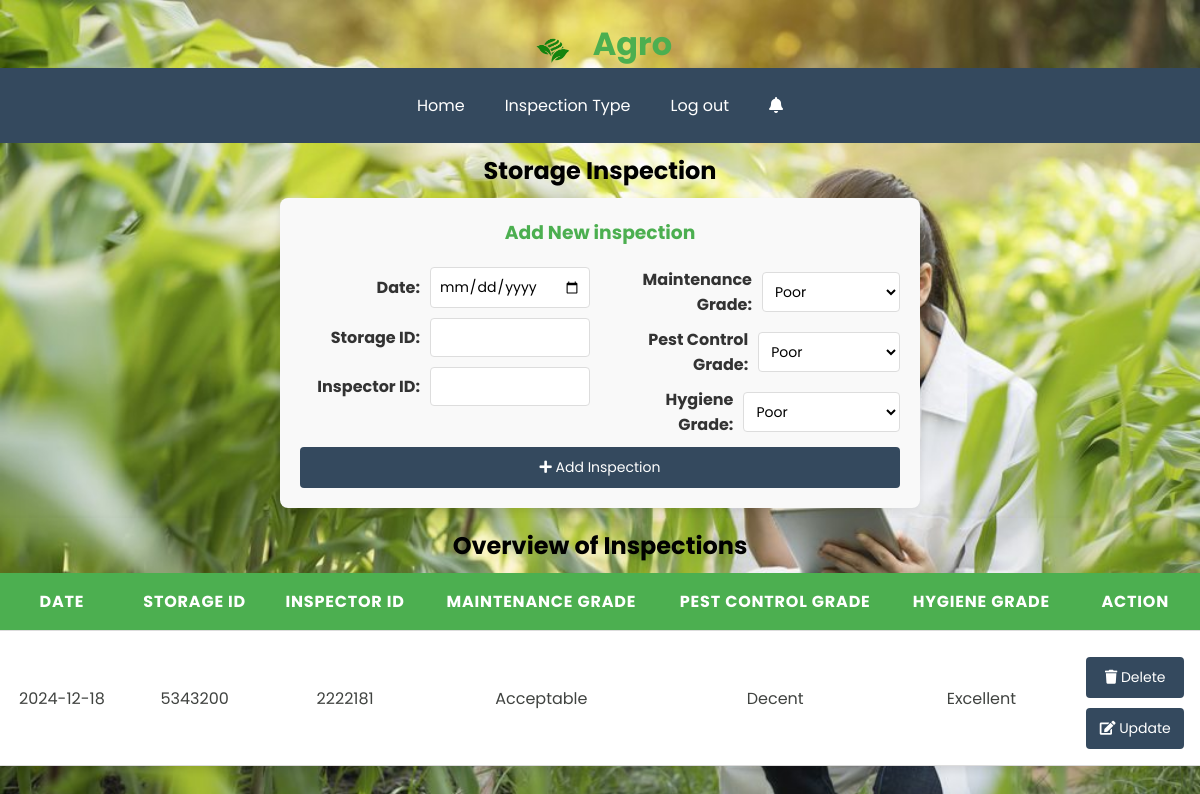
Screenshot of /storage_inspection.php with the database file from the repository.
### tables this page shows
CREATE TABLE `tblstorageinspection` (
  `Storage ID` int(7) NOT NULL,
  `Inspector ID` int(7) NOT NULL,
  `Storage Maintenance Grade` text NOT NULL,
  `Pest Control Grade` text NOT NULL,
  `Storage Hygene Grade` text NOT NULL,
  `date` date NOT NULL
);

### storage_inspection.php (the view, shortened to what this page needs)
<?php
$host = "localhost";
$user = "root";
$pass = "";
$db = "crud";
$conn = new mysqli($host, $user, $pass, $db);
$sql = "SELECT * FROM tblstorageinspection";
$result = $conn->query($sql);
?>
<!DOCTYPE html>
<html lang="en">
<head>
    <link rel="stylesheet" href="inspection_style.css">
    <link rel="stylesheet" href="http://cdnjs.cloudflare.com/ajax/libs/font-awesome/5.8.0/css/all.min.css" />
</head>
<body>
    <header>
        <h1>
            <img src="logo.png" alt="Agro Logo" class="logo-img"> Agro
        </h1>
    </header>
    <nav class="nav">
        <ul>
            <li><a href="inspector.php">Home</a></li>
            <li>
                <a href="#">Inspection Type</a>
            </li>
            <li><a href="login.html">Log out</a></li>
            <li><a href="notifications.html"><i class="fa fa-bell" aria-hidden="true"></i></a></li>
        </ul>
    </nav>
    <div class="dashboard">
        <h2>Storage Inspection</h2>
        <div class="inspection-filters">
            <h3>Add New inspection</h3>
            <form action="" method="POST">
            <div class="form-group">
                <div class="left-column">
                    <div class="input-row">
                        <label for="inspectionDate">Date:</label>
                        <input type="date" id="inspectionDate" name="inspectionDate">
                    </div>
                    <div class="input-row">
                        <label for="storageID">Storage ID:</label>
                        <input type="text" id="storageID" name="storageID">
                    </div>
                    <div class="input-row">
                        <label for="inspectorID">Inspector ID:</label>
                        <input type="text" id="inspectorID" name="inspectorID">
                    </div>
                </div>
                <div class="right-column">
                    <div class="input-row">
                        <label for="maintenanceGrade">Maintenance Grade:</label>
                        <select id="maintenanceGrade" name="maintenanceGrade">
                            <option value="Poor">Poor</option>
                        </select>
                    </div>
                    <div class="input-row">
                        <label for="pestControlGrade">Pest Control Grade:</label>
                        <select id="pestControlGrade" name="pestControlGrade">
                            <option value="Poor">Poor</option>
                        </select>
                    </div>
                    <div class="input-row">
                        <label for="hygieneGrade">Hygiene Grade:</label>
                        <select id="hygieneGrade" name="hygieneGrade">
                            <option value="Poor">Poor</option>
                        </select>
                    </div>
                </div>
            </div>
            <button class="btn" type="submit"><i class="fa fa-plus" aria-hidden="true"></i>  Add Inspection</button>
        </form>
        </div>
        <div class="table-container">
            <h2>Overview of Inspections</h2>
            <table id="inspectionTable">
                <thead>
                    <tr>
                        <th>Date</th>
                        <th>Storage ID</th>
                        <th>Inspector ID</th>
                        <th>Maintenance Grade</th>
                        <th>Pest Control Grade</th>
                        <th>Hygiene Grade</th>
                        <th>Action</th>
                    </tr>
                </thead>
                <tbody id="inspectionTableBody">
                <?php if ($result->num_rows > 0): ?>
                        <?php while ($row = $result->fetch_assoc()): ?>
                            <tr>
                                <td><?php echo htmlspecialchars($row['date']); ?></td>
                                <td><?php echo htmlspecialchars($row['Storage ID']); ?></td>
                                <td><?php echo htmlspecialchars($row['Inspector ID']); ?></td>
                                <td><?php echo htmlspecialchars($row['Storage Maintenance Grade']); ?></td>
                                <td><?php echo htmlspecialchars($row['Pest Control Grade']); ?></td>
                                <td><?php echo htmlspecialchars($row['Storage Hygene Grade']); ?></td>
                                <td>
                                    <form method="POST" action="storage_inspection_delete.php">
                                        <button type="submit" name="delete" class="btn"><i class="fa fa-trash" aria-hidden="true"></i> Delete</button>
                                    </form>
                                    <form method="GET" action="storage_inspection_update.php">
                                        <button type="submit" name="update" class="btn"><i class="fas fa-edit" aria-hidden="true"></i> Update</button>
                                    </form>
                                </td>
                            </tr>
                        <?php endwhile; ?>
                    <?php else: ?>
                        <tr>
                            <td colspan="7">No records found</td>
                        </tr>
                    <?php endif; ?>
                </tbody>
            </table>
        </div>
    </body>
</html>

### inspection_style.css (style rules this page uses)
* { padding: 0; margin: 0; box-sizing: border-box; font-family: 'Poppins', sans-serif; }
body { background-image: url('farm_inspector.jpg'); background-size: cover; background-position: center; background-attachment: fixed; color: white; }
.dashboard { text-align: center; text-decoration-color: #000; }
.dashboard h2, .dashboard p { color: #000; margin: 10px; }
header h1 { text-align: center; color: #4CAF50; margin-top: 20px; }
.logo-img { width: 50px; vertical-align: middle; margin-right: 8px; }
.nav { background: #34495e; padding: 10px; display: flex; justify-content: center; position: sticky; top: 0; z-index: 100; }
.nav ul { list-style: none; display: flex; justify-content: center; }
.nav ul li { display: inline-block; position: relative; }
.nav ul li a { display: block; color: #FFF; text-decoration: none; padding: 15px 20px; transition: background-color 0.3s ease; }
.inspection-filters label { color: #010101; }
.inspection-filters { max-width: 640px; margin: 10px auto; padding: 20px; background-color: #f9f9f9; border-radius: 8px; box-shadow: 0px 4px 8px rgba(0, 0, 0, 0.1); }
.inspection-filters h3 { text-align: center; color: #4CAF50; margin-bottom: 20px; }
.form-group { display: flex; gap: 20px; }
.left-column, .right-column { flex: 1; display: flex; flex-direction: column; gap: 10px; }
.input-row { display: flex; align-items: center; gap: 10px; }
.input-row label { font-weight: bold; color: #333; min-width: 120px; text-align: right; }
.inspection-filters label { font-weight: bold; color: #333; }
.inspection-filters input, .inspection-filters select { padding: 8px; font-size: 14px; border: 1px solid #ddd; border-radius: 4px; width: 160px; background-color: #fff; }
.btn { display: inline-block; width: 100%; margin-top: 10px; padding: 10px; font-size: 14px; color: #fff; background-color: #34495e; border: none; border-radius: 4px; cursor: pointer; text-align: center; transition: background-color 0.3s ease; }
.table-container { overflow-x: auto; text-align: center; box-shadow: 0 4px 8px rgba(0, 0, 0, 0.1); }
table { width: 100%; border-collapse: collapse; font-family: Arial, sans-serif; background-color: #ffffff; }
thead { background-color: #4CAF50; color: #ffffff; text-transform: uppercase; font-weight: bold; letter-spacing: 0.05em; }
th { padding: 1rem; text-align: center; border-bottom: 1px solid #ddd; }
td { padding: 1rem; text-align: center; border-bottom: 1px solid #ddd; color: #404340; }
tbody tr { transition: background-color 0.3s ease; }

### rows the page displays
tblstorageinspection: date "2024-12-18", Storage ID "5343200", Inspector ID "2222181", Storage Maintenance Grade "Acceptable", Pest Control Grade "Decent", Storage Hygene Grade "Excellent"
